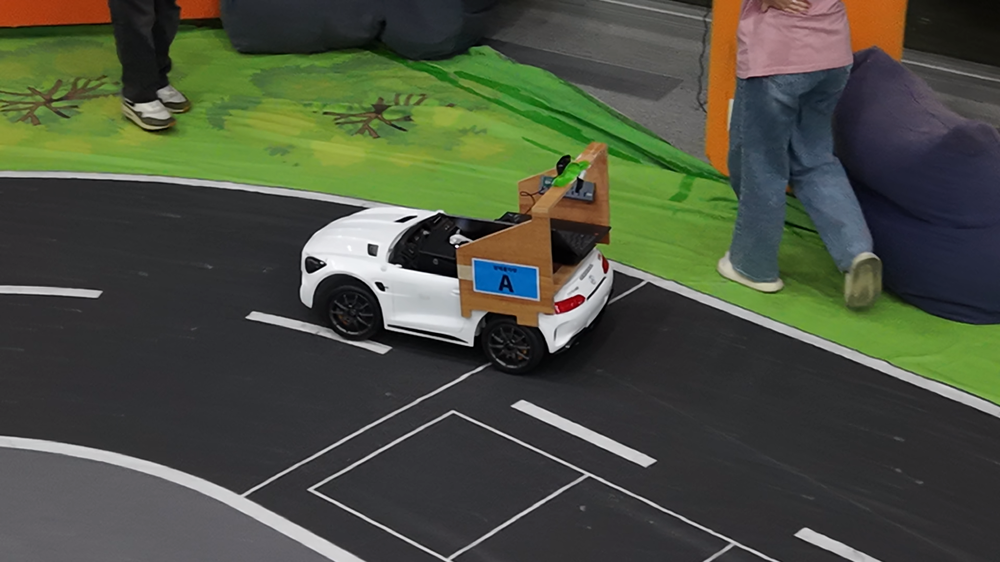
#> input picture CLAHE_test/test_image.png, 1000 x 562 px, shrunk from 1920 x 1080 before the run
$ python 'CLAHE test.py'
#> lines starting #> are read from the running program, lines starting #| are printed output that depends on the picture
import cv2
import numpy as np
import os

def apply_clahe_to_image(image_path, clip_limit=2.0, grid_size=(4, 4)):
    # 1. 이미지 로드
#> called with image_path = 'test_image.png', clip_limit = 2, grid_size = (4, 4)
    img = cv2.imread(image_path)
#> img is the input picture: shape (562, 1000, 3); mean B, G, R 64.2, 80, 74.3
    if img is None:
        print(f"이미지를 찾을 수 없습니다: {image_path}")
        return None

    # 2. 색상 공간 변환 (BGR -> LAB)
    # 밝기 채널(L)에만 CLAHE를 적용하기 위해 변환합니다.
    lab = cv2.cvtColor(img, cv2.COLOR_BGR2LAB)
#> lab: shape (562, 1000, 3); mean of channels 0, 1, 2 83.1, 124, 135.6
    l, a, b = cv2.split(lab)
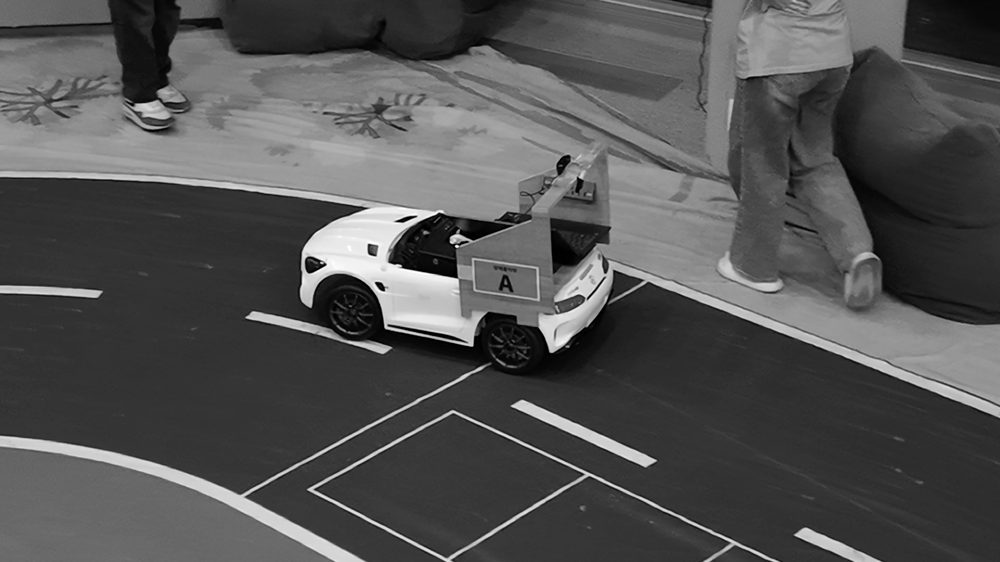
#> l: shape (562, 1000); min 0, max 255, mean 83.1
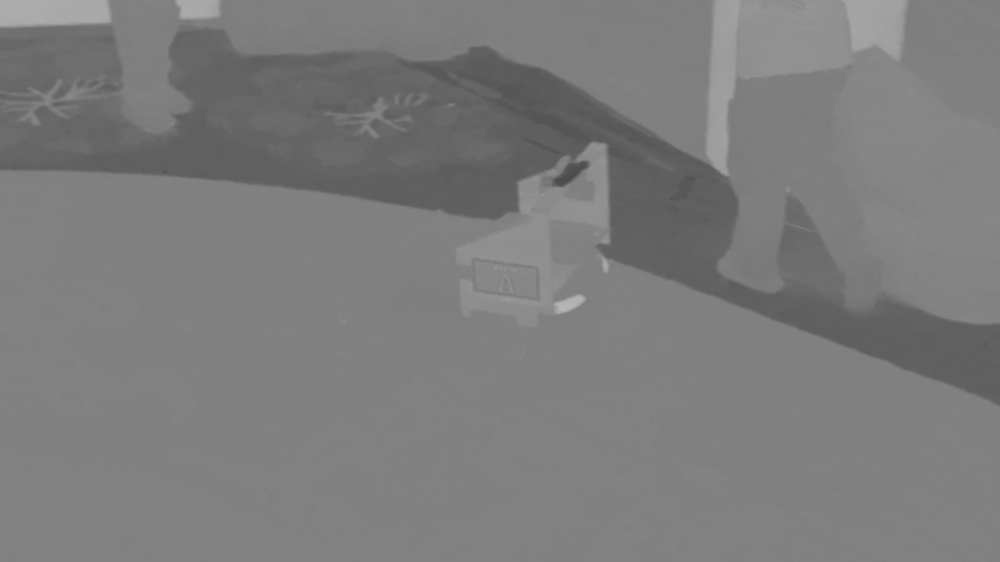
#> a: shape (562, 1000); min 74, max 183, mean 124
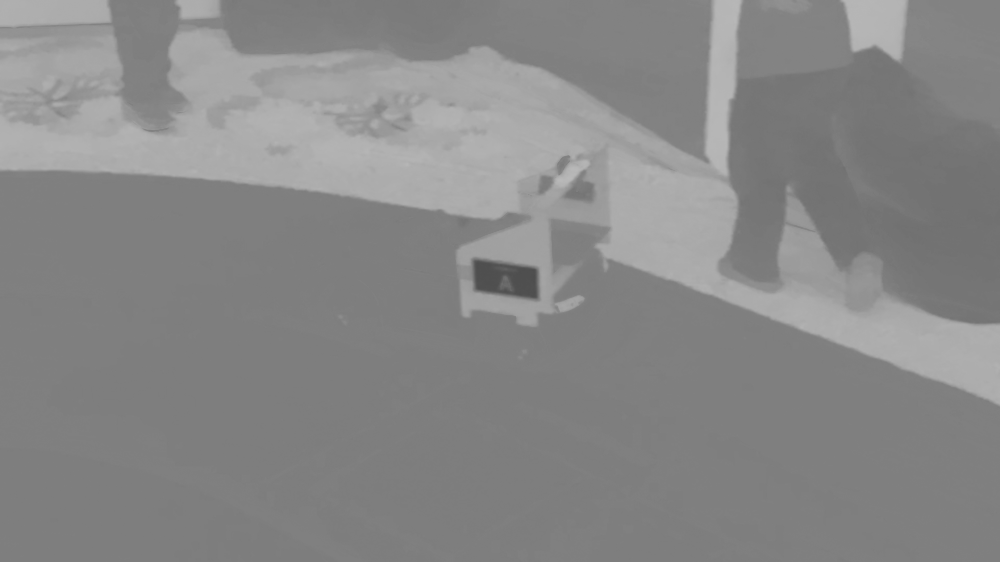
#> b: shape (562, 1000); min 77, max 185, mean 135.6

    # 3. CLAHE 객체 생성 및 적용
    # clipLimit: 대비 제한 임계값 (높을수록 대비가 강해지나 노이즈 증가)
    # tileGridSize: 이미지를 나눌 타일 크기
    clahe = cv2.createCLAHE(clipLimit=clip_limit, tileGridSize=grid_size)
    l_enhanced = clahe.apply(l)
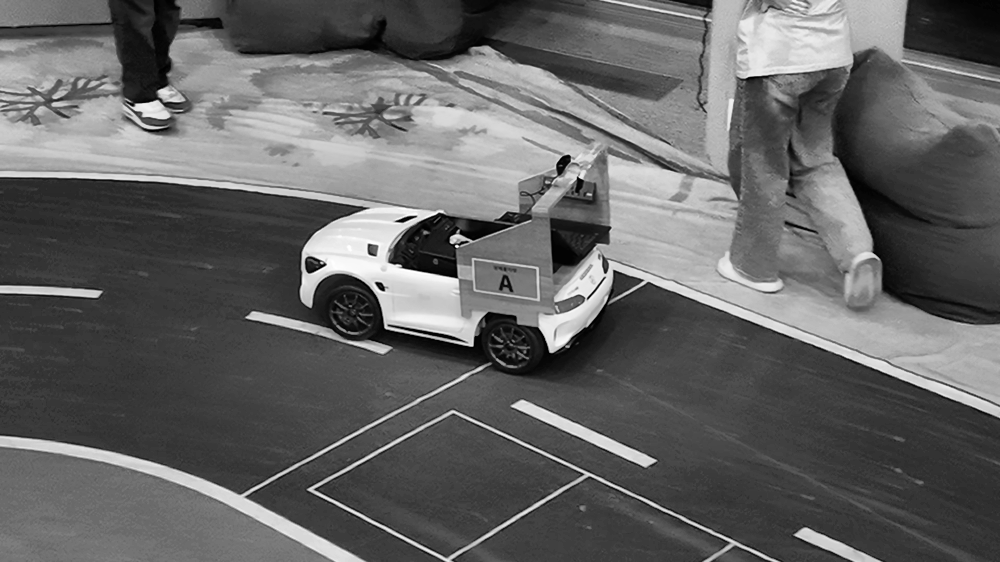
#> l_enhanced: shape (562, 1000); min 0, max 255, mean 100.4

    # 4. 채널 병합 및 다시 BGR로 변환
    enhanced_lab = cv2.merge((l_enhanced, a, b))
#> enhanced_lab: shape (562, 1000, 3); mean of channels 0, 1, 2 100.4, 124, 135.6
    enhanced_img = cv2.cvtColor(enhanced_lab, cv2.COLOR_LAB2BGR)
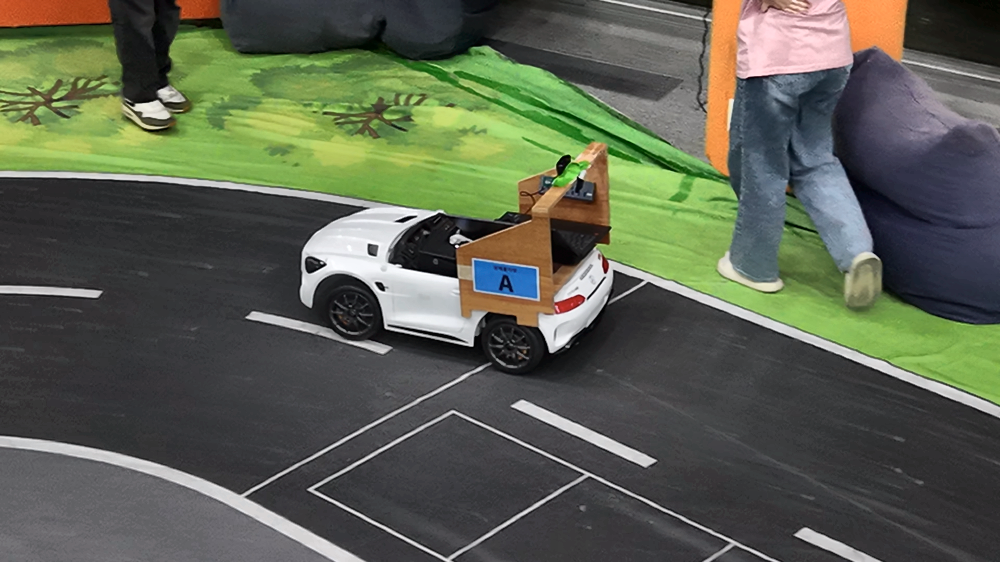
#> enhanced_img: shape (562, 1000, 3); mean B, G, R 80.7, 96.8, 91.3

    return enhanced_img

# --- 실행 부분 ---
image_files = ['test_image.png'] # 테스트할 이미지 파일명
output_folder = './clahe_results'

if not os.path.exists(output_folder):
    os.makedirs(output_folder)

for file in image_files:
    result = apply_clahe_to_image(file)
    if result is not None:
        # 결과 저장
        cv2.imwrite(os.path.join(output_folder, f"clahe_{file}"), result)

        # 화면 출력 (확인용)
        original = cv2.imread(file)
        combined = np.hstack((original, result)) # 원본과 결과 나란히 배치
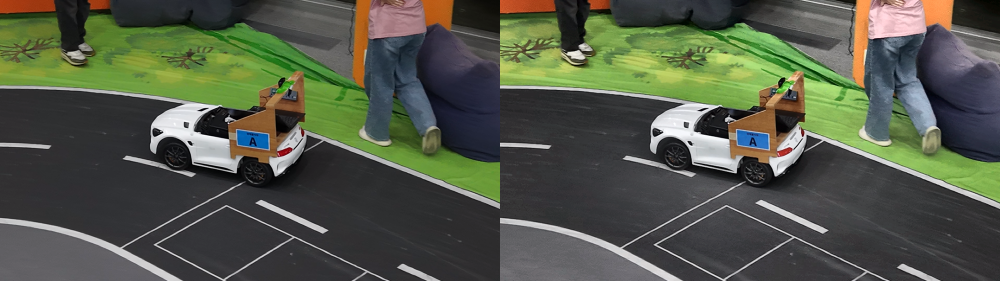
#> combined: shape (562, 2000, 3) (shown at 1/2 size); mean B, G, R 72.4, 88.4, 82.8
        cv2.imshow(f"Original vs CLAHE - {file}", combined)
        cv2.waitKey(0)

cv2.destroyAllWindows()

$ run again, with CLAHE_test/2.png copied over CLAHE_test/test_image.png
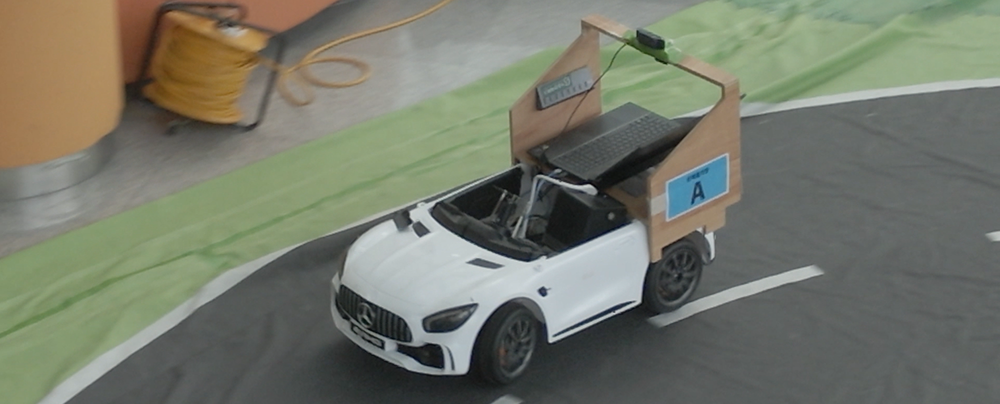
#> input picture CLAHE_test/2.png, 1000 x 404 px, shrunk from 2000 x 809 before the run
#> in apply_clahe_to_image, img is the input picture: shape (404, 1000, 3); mean B, G, R 106.5, 120.4, 117.1
#> lab: shape (404, 1000, 3); mean of channels 0, 1, 2 126.4, 124.6, 135.1
#> in apply_clahe_to_image, `l_enhanced = clahe.apply(l)`:
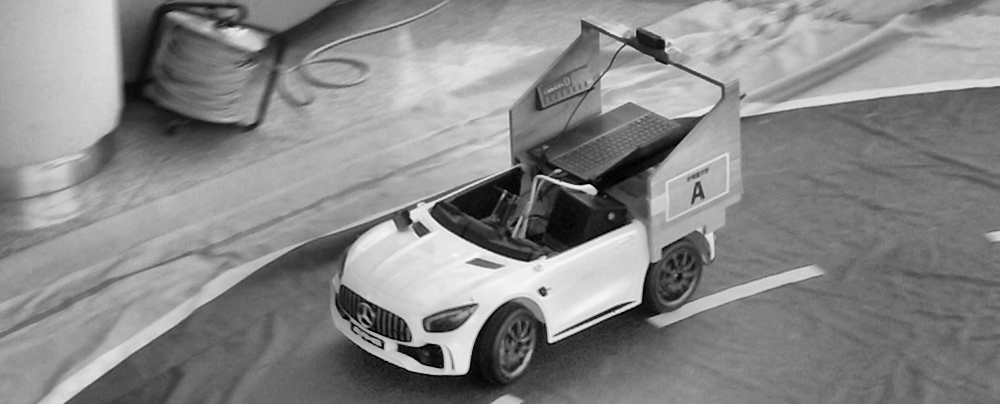
#> l_enhanced: shape (404, 1000); min 0, max 247, mean 135.6
#> enhanced_lab: shape (404, 1000, 3); mean of channels 0, 1, 2 135.6, 124.6, 135.1
#> `combined = np.hstack((original, result))`:
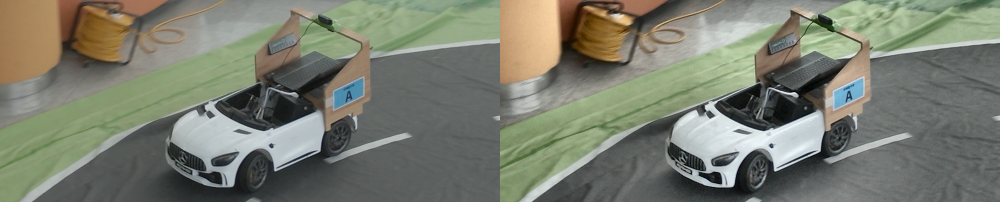
#> combined: shape (404, 2000, 3) (shown at 1/2 size); mean B, G, R 111.3, 125.3, 122

$ run again, with CLAHE_test/image.png copied over CLAHE_test/test_image.png
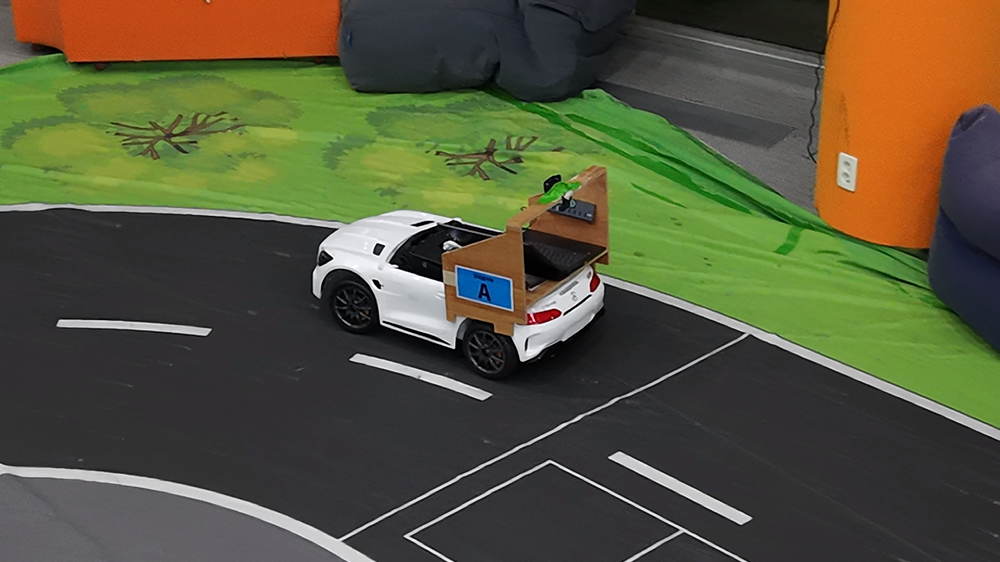
#> input picture CLAHE_test/image.png, 1000 x 562 px, shrunk from 1920 x 1080 before the run
#> in apply_clahe_to_image, img is the input picture: shape (562, 1000, 3); mean B, G, R 59.6, 85.1, 86
#> lab: shape (562, 1000, 3); mean of channels 0, 1, 2 90.6, 125.5, 142.1
#> in apply_clahe_to_image, `l_enhanced = clahe.apply(l)`:
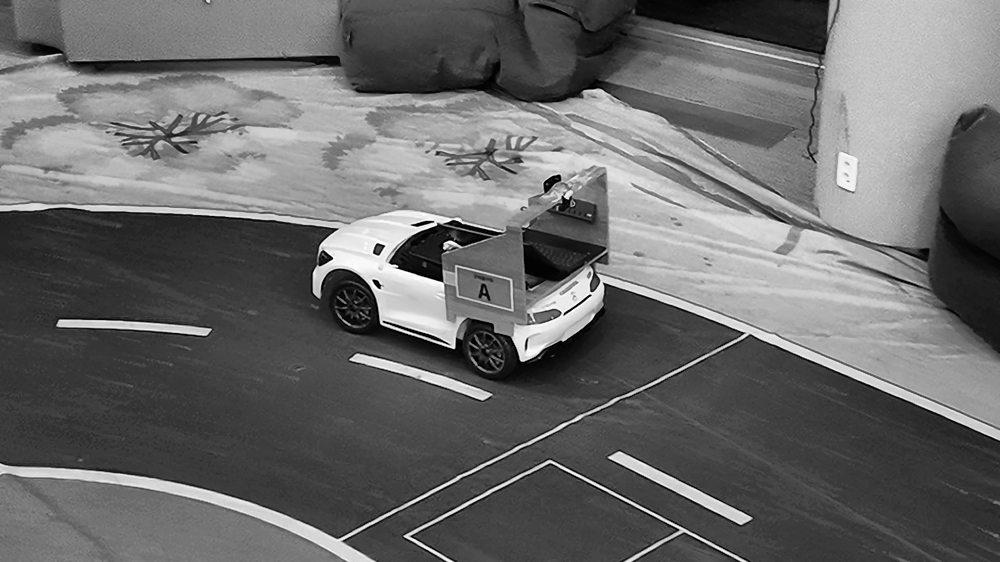
#> l_enhanced: shape (562, 1000); min 0, max 255, mean 106.1
#> enhanced_lab: shape (562, 1000, 3); mean of channels 0, 1, 2 106.1, 125.5, 142.1
#> `combined = np.hstack((original, result))`:
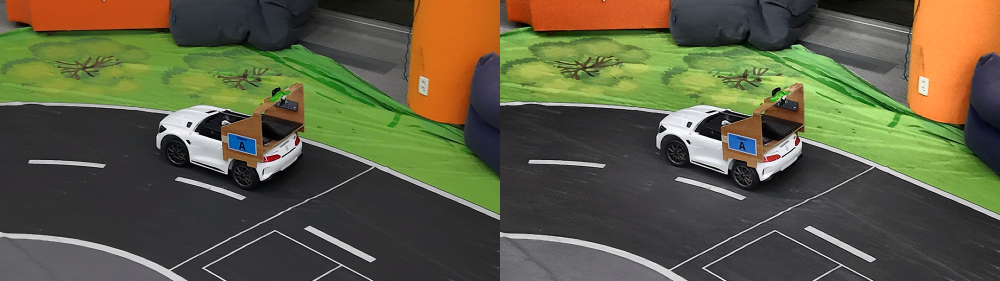
#> combined: shape (562, 2000, 3) (shown at 1/2 size); mean B, G, R 67.1, 92.8, 93.7

$ run again, with CLAHE_test/1.jpeg saved as CLAHE_test/test_image.png
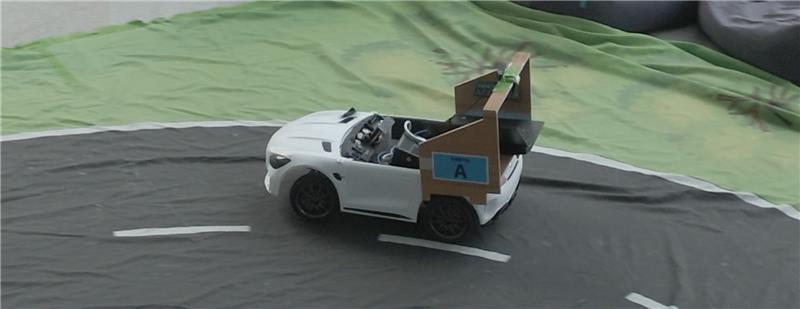
#> input picture CLAHE_test/1.jpeg, 800 x 309 px
#> in apply_clahe_to_image, img is the input picture: shape (309, 800, 3); mean B, G, R 105.6, 116.9, 106.1
#> lab: shape (309, 800, 3); mean of channels 0, 1, 2 121.1, 122, 132.7
#> in apply_clahe_to_image, `l, a, b = cv2.split(lab)`:
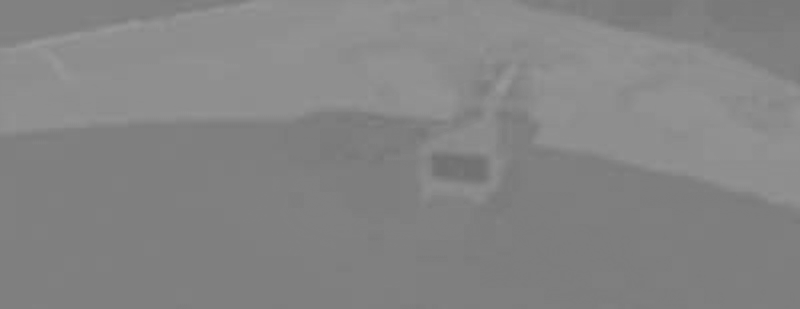
#> b: shape (309, 800); min 112, max 153, mean 132.7
#> enhanced_lab: shape (309, 800, 3); mean of channels 0, 1, 2 133.5, 122, 132.7
#> `combined = np.hstack((original, result))`:
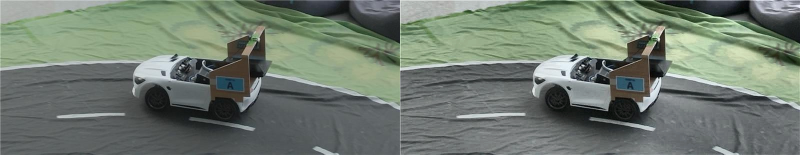
#> combined: shape (309, 1600, 3) (shown at 1/2 size); mean B, G, R 111.9, 123.3, 112.5
